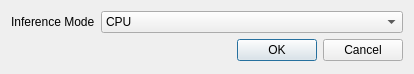
<?xml version="1.0" encoding="UTF-8"?>
<ui version="4.0">
 <class>welkin::bamboo::AutoDetectionDialog</class>
 <widget class="QDialog" name="welkin::bamboo::AutoDetectionDialog">
  <property name="geometry">
   <rect>
    <x>0</x>
    <y>0</y>
    <width>414</width>
    <height>74</height>
   </rect>
  </property>
  <property name="windowTitle">
   <string>Dialog</string>
  </property>
  <layout class="QGridLayout" name="gridLayout">
   <item row="0" column="0">
    <widget class="QLabel" name="label_inferenceMode">
     <property name="text">
      <string>Inference Mode</string>
     </property>
    </widget>
   </item>
   <item row="0" column="1">
    <widget class="QComboBox" name="comboBox_inferenceMode">
     <property name="sizePolicy">
      <sizepolicy hsizetype="Expanding" vsizetype="Fixed">
       <horstretch>0</horstretch>
       <verstretch>0</verstretch>
      </sizepolicy>
     </property>
     <property name="currentIndex">
      <number>0</number>
     </property>
     <item>
      <property name="text">
       <string>CPU</string>
      </property>
     </item>
     <item>
      <property name="text">
       <string>GPU</string>
      </property>
     </item>
    </widget>
   </item>
   <item row="1" column="0" colspan="2">
    <widget class="QDialogButtonBox" name="buttonBox">
     <property name="orientation">
      <enum>Qt::Horizontal</enum>
     </property>
     <property name="standardButtons">
      <set>QDialogButtonBox::Cancel|QDialogButtonBox::Ok</set>
     </property>
    </widget>
   </item>
  </layout>
 </widget>
 <resources/>
 <connections>
  <connection>
   <sender>buttonBox</sender>
   <signal>accepted()</signal>
   <receiver>welkin::bamboo::AutoDetectionDialog</receiver>
   <slot>accept()</slot>
   <hints>
    <hint type="sourcelabel">
     <x>248</x>
     <y>254</y>
    </hint>
    <hint type="destinationlabel">
     <x>157</x>
     <y>274</y>
    </hint>
   </hints>
  </connection>
  <connection>
   <sender>buttonBox</sender>
   <signal>rejected()</signal>
   <receiver>welkin::bamboo::AutoDetectionDialog</receiver>
   <slot>reject()</slot>
   <hints>
    <hint type="sourcelabel">
     <x>316</x>
     <y>260</y>
    </hint>
    <hint type="destinationlabel">
     <x>286</x>
     <y>274</y>
    </hint>
   </hints>
  </connection>
 </connections>
</ui>
